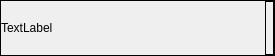
<?xml version="1.0" encoding="UTF-8"?>
<ui version="4.0">
 <class>ContactGroupTreeItemWidget</class>
 <widget class="QFrame" name="ContactGroupTreeItemWidget">
  <property name="geometry">
   <rect>
    <x>0</x>
    <y>0</y>
    <width>275</width>
    <height>56</height>
   </rect>
  </property>
  <property name="windowTitle">
   <string>Frame</string>
  </property>
  <property name="frameShape">
   <enum>QFrame::Box</enum>
  </property>
  <layout class="QHBoxLayout" name="horizontalLayout">
   <property name="spacing">
    <number>0</number>
   </property>
   <property name="leftMargin">
    <number>0</number>
   </property>
   <property name="topMargin">
    <number>0</number>
   </property>
   <property name="rightMargin">
    <number>0</number>
   </property>
   <property name="bottomMargin">
    <number>0</number>
   </property>
   <item>
    <widget class="QLabel" name="txtCaption">
     <property name="text">
      <string>TextLabel</string>
     </property>
    </widget>
   </item>
   <item>
    <widget class="QLabel" name="btnExpand">
     <property name="sizePolicy">
      <sizepolicy hsizetype="Maximum" vsizetype="Preferred">
       <horstretch>0</horstretch>
       <verstretch>0</verstretch>
      </sizepolicy>
     </property>
     <property name="frameShape">
      <enum>QFrame::Box</enum>
     </property>
     <property name="alignment">
      <set>Qt::AlignCenter</set>
     </property>
     <property name="textInteractionFlags">
      <set>Qt::NoTextInteraction</set>
     </property>
    </widget>
   </item>
  </layout>
 </widget>
 <resources>
  <include location="res/styles.qrc"/>
 </resources>
 <connections/>
</ui>
